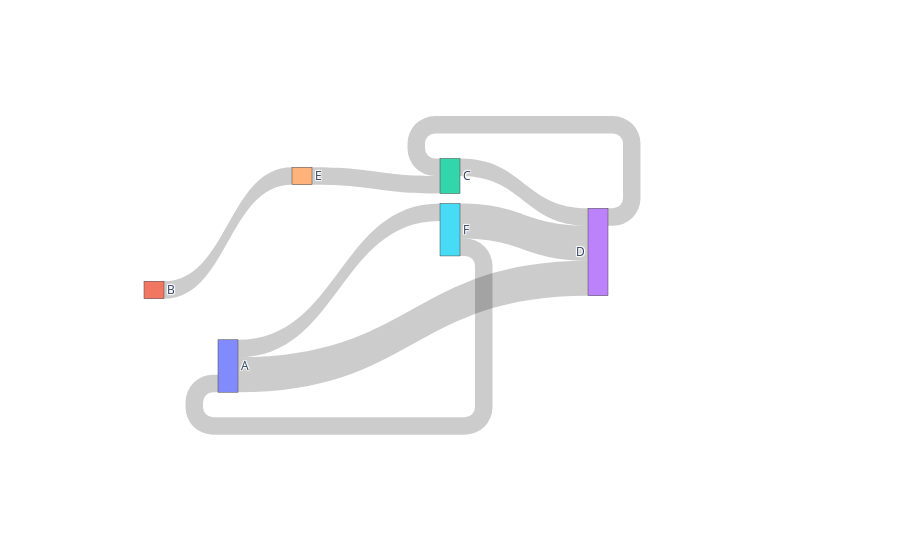

Write notebook code for a chart like this one.
### Code cell
# test plot
fig = go.Figure(go.Sankey(
    arrangement = "snap",
    node = {
        "label": ["A", "B", "C", "D", "E", "F"],
        "x": [0.2, 0.1, 0.5, 0.7, 0.3, 0.5],
        "y": [0.7, 0.5, 0.2, 0.4, 0.2, 0.3],
        'pad':10},  # 10 Pixels
    link = {
        "source": [0, 0, 1, 2, 5, 4, 3, 5],
        "target": [5, 3, 4, 3, 0, 2, 2, 3],
        "value": [1, 2, 1, 1, 1, 1, 1, 2]}))

fig.show()

### Figure 1 — Plotly figure (JSON) as saved in the notebook; plotly's stock layout.template omitted (floating-point values rounded to 4 significant figures)
{"data": [{"arrangement": "snap", "link": {"source": [0, 0, 1, 2, 5, 4, 3, 5], "target": [5, 3, 4, 3, 0, 2, 2, 3], "value": [1, 2, 1, 1, 1, 1, 1, 2]}, "node": {"label": ["A", "B", "C", "D", "E", "F"], "pad": 10, "x": [0.2, 0.1, 0.5, 0.7, 0.3, 0.5], "y": [0.7, 0.5, 0.2, 0.4, 0.2, 0.3]}, "type": "sankey"}], "layout": {}}
